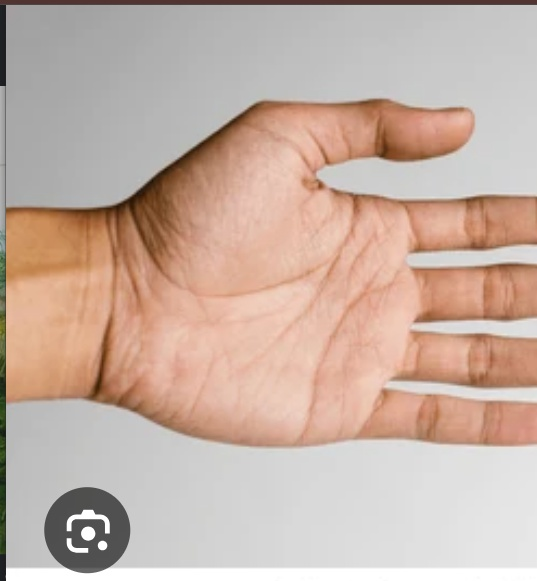
#> input picture backend/palm_crop_local_test.jpg, 537 x 581 px
$ python -i line_detector.py   (imports and definitions only)
#> lines starting #> are read from the running program, lines starting #| are printed output that depends on the picture
#> further down, picture is the input picture: shape (581, 537, 3); mean B, G, R 165.1, 177, 199.4
import cv2
import numpy as np


class LineDetector:
    """
    Detect major palm lines using OpenCV.
    """

    @staticmethod
    def detect(image):

        if image is None:
            return []

        gray = cv2.cvtColor(image, cv2.COLOR_BGR2GRAY)
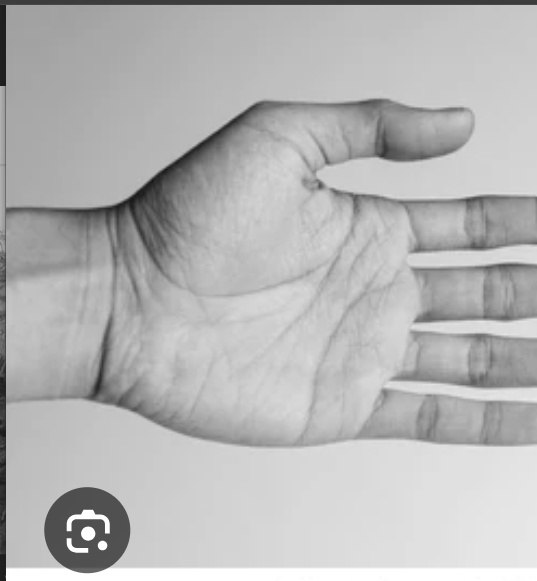
#> gray: shape (581, 537); min 21, max 255, mean 182.4

        blurred = cv2.GaussianBlur(gray, (5, 5), 0)

        edges = cv2.Canny(blurred, 50, 150)
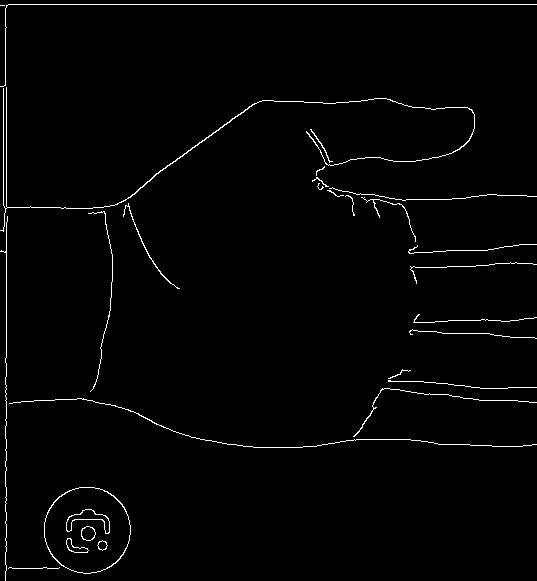
#> edges: shape (581, 537); 1.6% white in thin lines or dots

        lines = cv2.HoughLinesP(
            edges,
            rho=1,
            theta=np.pi / 180,
            threshold=40,
            minLineLength=30,
            maxLineGap=10
        )
#> lines = 38 rows, first 6: [8, 4, 536, 4], [6, 208, 6, 87], [5, 523, 5, 419], [6, 272, 6, 328], [3, 205, 3, 86], [145, 183, 255, 103]

        detected_lines = []

        if lines is None:
            return detected_lines

        for line in lines:

            # Flatten any returned shape
            line = np.array(line).flatten()

            if len(line) != 4:
                continue

            x1, y1, x2, y2 = map(int, line)

            detected_lines.append({
                "x1": x1,
                "y1": y1,
                "x2": x2,
                "y2": y2
            })
#> this loop made 38 passes
#> (x1, y1, x2, y2) on passes 1 to 12: (8, 4, 536, 4), (6, 208, 6, 87), (5, 523, 5, 419), (6, 272, 6, 328), (3, 205, 3, 86), (145, 183, 255, 103), (154, 175, 249, 106), (434, 443, 521, 446), (285, 101, 322, 102), (413, 381, 488, 388), (411, 267, 488, 265), (402, 200, 434, 199)
#> after the loop, detected_lines = 38 items

        return detected_lines

>>> import cv2
>>> picture = cv2.imread('../../palm_crop_local_test.jpg')
>>> result = LineDetector().detect(picture)
#> result = 38 items
